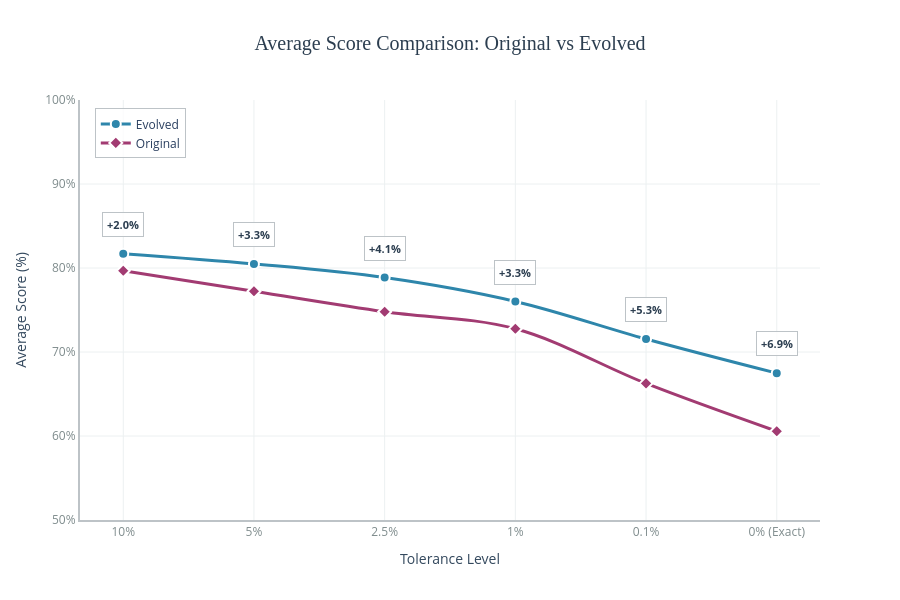

This figure's notebook cell:
### Code cell
# Create the plot
fig = go.Figure()

# Add evolved line FIRST (so it appears above original)
fig.add_trace(go.Scatter(
    x=tolerance_labels,
    y=evolved_avg_scores_pct,
    mode="lines+markers",
    name="Evolved",
    line=dict(color="#2E86AB", width=3, shape='spline'),
    marker=dict(size=10, symbol='circle', line=dict(width=2, color='white')),
    hovertemplate='<b>Evolved</b><br>Tolerance: %{x}<br>Score: %{y:.1f}%<br>Delta: <b>%{customdata}</b><extra></extra>',
    customdata=delta_labels
))

# Add original line SECOND (so it appears below evolved)
fig.add_trace(go.Scatter(
    x=tolerance_labels,
    y=original_avg_scores_pct,
    mode="lines+markers",
    name="Original",
    line=dict(color="#A23B72", width=3, shape='spline'),
    marker=dict(size=10, symbol='diamond', line=dict(width=2, color='white')),
    hovertemplate='<b>Original</b><br>Tolerance: %{x}<br>Score: %{y:.1f}%<br>Delta: <b>%{customdata}</b><extra></extra>',
    customdata=delta_labels
))

# Add annotations showing delta values above each point
for i, (label, delta_label, evolved_score, original_score) in enumerate(zip(tolerance_labels, delta_labels, evolved_avg_scores_pct, original_avg_scores_pct)):
    # Position annotation above the higher of the two points
    y_pos = max(evolved_score, original_score) + 2  # Add some spacing
    
    fig.add_annotation(
        x=label,
        y=y_pos,
        text=f"<b>{delta_label}</b>",
        showarrow=False,
        font=dict(size=11, color='#2C3E50'),
        bgcolor='rgba(255, 255, 255, 0.85)',
        bordercolor='#BDC3C7',
        borderwidth=1,
        borderpad=4,
        xanchor='center',
        yanchor='bottom'
    )

# Update layout with prettier styling
fig.update_layout(
    title=dict(
        text="Average Score Comparison: Original vs Evolved",
        font=dict(size=20, color='#2C3E50', family='Arial Black'),
        x=0.5,
        xanchor='center'
    ),
    xaxis=dict(
        title=dict(text="Tolerance Level", font=dict(size=14, color='#34495E')),
        tickfont=dict(size=12, color='#7F8C8D'),
        gridcolor='#ECF0F1',
        gridwidth=1,
        showline=True,
        linewidth=2,
        linecolor='#BDC3C7'
    ),
    yaxis=dict(
        title=dict(text="Average Score (%)", font=dict(size=14, color='#34495E')),
        tickfont=dict(size=12, color='#7F8C8D'),
        range=[50, 100],
        gridcolor='#ECF0F1',
        gridwidth=1,
        showline=True,
        linewidth=2,
        linecolor='#BDC3C7',
        tickformat='.0f',
        ticksuffix='%'
    ),
    hovermode="x unified",
    legend=dict(
        x=0.02,
        y=0.98,
        bgcolor='rgba(255, 255, 255, 0.8)',
        bordercolor='#BDC3C7',
        borderwidth=1,
        font=dict(size=12)
    ),
    plot_bgcolor='white',
    paper_bgcolor='white',
    width=900,
    height=600
)

fig.show()

### Figure 1 — Plotly figure (JSON) as saved in the notebook; plotly's stock layout.template omitted (floating-point values rounded to 4 significant figures)
{"data": [{"customdata": ["+2.0%", "+3.3%", "+4.1%", "+3.3%", "+5.3%", "+6.9%"], "hovertemplate": "<b>Evolved</b><br>Tolerance: %{x}<br>Score: %{y:.1f}%<br>Delta: <b>%{customdata}</b><extra></extra>", "line": {"color": "#2E86AB", "shape": "spline", "width": 3}, "marker": {"line": {"color": "white", "width": 2}, "size": 10, "symbol": "circle"}, "mode": "lines+markers", "name": "Evolved", "type": "scatter", "x": ["10%", "5%", "2.5%", "1%", "0.1%", "0% (Exact)"], "y": [81.71, 80.49, 78.86, 76.02, 71.54, 67.48]}, {"customdata": ["+2.0%", "+3.3%", "+4.1%", "+3.3%", "+5.3%", "+6.9%"], "hovertemplate": "<b>Original</b><br>Tolerance: %{x}<br>Score: %{y:.1f}%<br>Delta: <b>%{customdata}</b><extra></extra>", "line": {"color": "#A23B72", "shape": "spline", "width": 3}, "marker": {"line": {"color": "white", "width": 2}, "size": 10, "symbol": "diamond"}, "mode": "lines+markers", "name": "Original", "type": "scatter", "x": ["10%", "5%", "2.5%", "1%", "0.1%", "0% (Exact)"], "y": [79.67, 77.24, 74.8, 72.76, 66.26, 60.57]}], "layout": {"annotations": [{"bgcolor": "rgba(255, 255, 255, 0.85)", "bordercolor": "#BDC3C7", "borderpad": 4, "borderwidth": 1, "font": {"color": "#2C3E50", "size": 11}, "showarrow": false, "text": "<b>+2.0%</b>", "x": "10%", "xanchor": "center", "y": 83.71, "yanchor": "bottom"}, {"bgcolor": "rgba(255, 255, 255, 0.85)", "bordercolor": "#BDC3C7", "borderpad": 4, "borderwidth": 1, "font": {"color": "#2C3E50", "size": 11}, "showarrow": false, "text": "<b>+3.3%</b>", "x": "5%", "xanchor": "center", "y": 82.49, "yanchor": "bottom"}, {"bgcolor": "rgba(255, 255, 255, 0.85)", "bordercolor": "#BDC3C7", "borderpad": 4, "borderwidth": 1, "font": {"color": "#2C3E50", "size": 11}, "showarrow": false, "text": "<b>+4.1%</b>", "x": "2.5%", "xanchor": "center", "y": 80.86, "yanchor": "bottom"}, {"bgcolor": "rgba(255, 255, 255, 0.85)", "bordercolor": "#BDC3C7", "borderpad": 4, "borderwidth": 1, "font": {"color": "#2C3E50", "size": 11}, "showarrow": false, "text": "<b>+3.3%</b>", "x": "1%", "xanchor": "center", "y": 78.02, "yanchor": "bottom"}, {"bgcolor": "rgba(255, 255, 255, 0.85)", "bordercolor": "#BDC3C7", "borderpad": 4, "borderwidth": 1, "font": {"color": "#2C3E50", "size": 11}, "showarrow": false, "text": "<b>+5.3%</b>", "x": "0.1%", "xanchor": "center", "y": 73.54, "yanchor": "bottom"}, {"bgcolor": "rgba(255, 255, 255, 0.85)", "bordercolor": "#BDC3C7", "borderpad": 4, "borderwidth": 1, "font": {"color": "#2C3E50", "size": 11}, "showarrow": false, "text": "<b>+6.9%</b>", "x": "0% (Exact)", "xanchor": "center", "y": 69.48, "yanchor": "bottom"}], "height": 600, "hovermode": "x unified", "legend": {"bgcolor": "rgba(255, 255, 255, 0.8)", "bordercolor": "#BDC3C7", "borderwidth": 1, "font": {"size": 12}, "x": 0.02, "y": 0.98}, "paper_bgcolor": "white", "plot_bgcolor": "white", "title": {"font": {"color": "#2C3E50", "family": "Arial Black", "size": 20}, "text": "Average Score Comparison: Original vs Evolved", "x": 0.5, "xanchor": "center"}, "width": 900, "xaxis": {"gridcolor": "#ECF0F1", "gridwidth": 1, "linecolor": "#BDC3C7", "linewidth": 2, "showline": true, "tickfont": {"color": "#7F8C8D", "size": 12}, "title": {"font": {"color": "#34495E", "size": 14}, "text": "Tolerance Level"}}, "yaxis": {"gridcolor": "#ECF0F1", "gridwidth": 1, "linecolor": "#BDC3C7", "linewidth": 2, "range": [50, 100], "showline": true, "tickfont": {"color": "#7F8C8D", "size": 12}, "tickformat": ".0f", "ticksuffix": "%", "title": {"font": {"color": "#34495E", "size": 14}, "text": "Average Score (%)"}}}}
